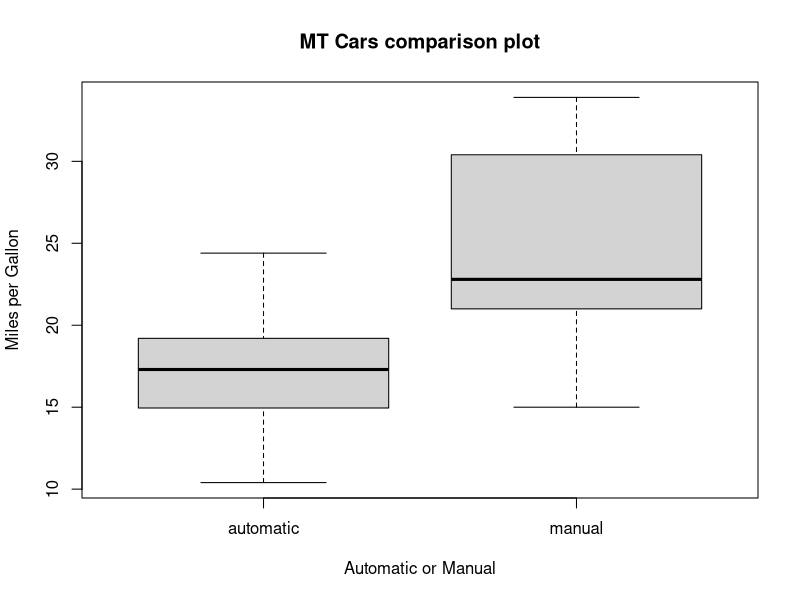
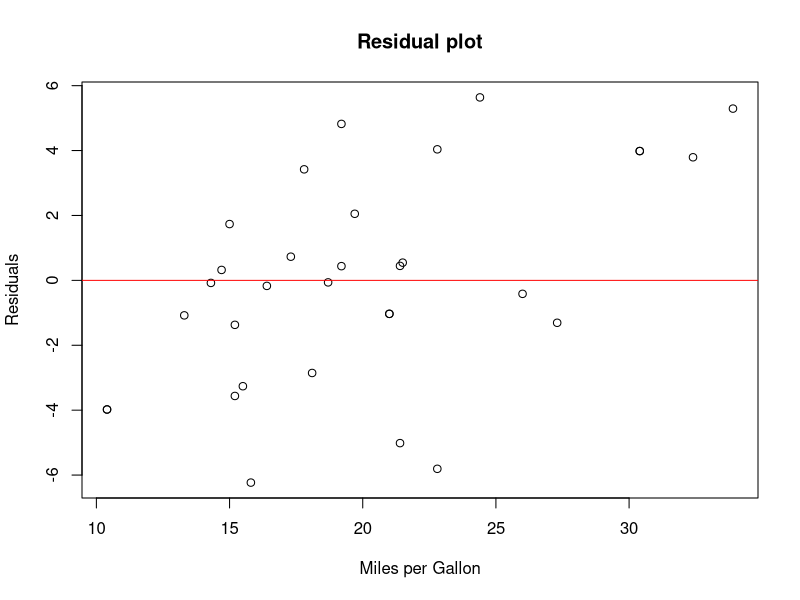

Reproduce these figures in R, in order.
## ---- chunk 1
knitr::opts_chunk$set(echo = TRUE)
options(warn=-1) #switch off the warning messages
## ---- chunk 2
#list libraries and data set
library(datasets)
library(car) #for Anova function
library(knitr)
data(mtcars)
## ---- chunk 3
## Define factor variables
mtcars1 <- within(mtcars, {
   am <- factor(am, labels = c("automatic", "manual"))
   vs <- factor(vs, labels = c("V-shaped","straight"))
})
## ---- chunk 4
#fit a model for am combined with each of the other factors
# find the significant factors by comparing the p-values (rounded to 4 significant decimals) for am in each
# select factors that give the lowest p-value - with rouding 0 giving a 95% significance
fit_am = lm(mpg~factor(am), data = mtcars1)
sum_am <- summary(fit_am)
fit_am_Fp <- pf(sum_am$fstatistic[1],sum_am$fstatistic[2],sum_am$fstatistic[3],lower.tail = FALSE)

fit_am_hp = update(fit_am,mpg~factor(am)+hp)
sum_hp <- summary(fit_am_hp)
fit_am_hp_Fp <- pf(sum_hp$fstatistic[1],sum_hp$fstatistic[2],sum_hp$fstatistic[3],lower.tail = FALSE)
fit_am_vs = update(fit_am,mpg~factor(am)+factor(vs))
sum_vs <- summary(fit_am_vs)
fit_am_vs_Fp <- pf(sum_vs$fstatistic[1],sum_vs$fstatistic[2],sum_vs$fstatistic[3],lower.tail = FALSE)
fit_am_cyl = update(fit_am,mpg~factor(am)+cyl)
sum_cyl <- summary(fit_am_cyl)
fit_am_cyl_Fp <- pf(sum_cyl$fstatistic[1],sum_cyl$fstatistic[2],sum_cyl$fstatistic[3],lower.tail = FALSE)
fit_am_disp = update(fit_am,mpg~factor(am)+disp)
sum_disp <- summary(fit_am_disp)
fit_am_disp_Fp <- pf(sum_disp$fstatistic[1],sum_disp$fstatistic[2],sum_disp$fstatistic[3],lower.tail = FALSE)
fit_am_drat = update(fit_am,mpg~factor(am)+drat)
sum_drat <- summary(fit_am_drat)
fit_am_drat_Fp <- pf(sum_drat$fstatistic[1],sum_drat$fstatistic[2],sum_drat$fstatistic[3],lower.tail = FALSE)
fit_am_wt = update(fit_am,mpg~factor(am)+wt)
sum_wt <- summary(fit_am_wt)
fit_am_wt_Fp <- pf(sum_wt$fstatistic[1],sum_wt$fstatistic[2],sum_wt$fstatistic[3],lower.tail = FALSE)
fit_am_qsec = update(fit_am,mpg~factor(am)+qsec)
sum_qsec <- summary(fit_am_qsec)
fit_am_qsec_Fp <- pf(sum_qsec$fstatistic[1],sum_qsec$fstatistic[2],sum_qsec$fstatistic[3],lower.tail = FALSE)
fit_am_gear = update(fit_am,mpg~factor(am)+gear)
sum_gear <- summary(fit_am_gear)
fit_am_gear_Fp <- pf(sum_gear$fstatistic[1],sum_gear$fstatistic[2],sum_gear$fstatistic[3],lower.tail = FALSE)
fit_am_carb = update(fit_am,mpg~factor(am)+carb)
sum_carb <- summary(fit_am_carb)
fit_am_carb_Fp <- pf(sum_carb$fstatistic[1],sum_carb$fstatistic[2],sum_carb$fstatistic[3],lower.tail = FALSE)

two_stats <- rbind(
  c("AM and HP",round(summary(fit_am_hp)$coef[2,4],digits=3),round(summary(fit_am_hp)$coef[3,4],digits=3),round(fit_am_hp_Fp,digits=3)),
  c("AM and VS",round(summary(fit_am_vs)$coef[2,4],digits=3),round(summary(fit_am_vs)$coef[3,4],digits=3),round(fit_am_vs_Fp,digits=3)),
  c("AM and CYL",round(summary(fit_am_cyl)$coef[2,4],digits=3),round(summary(fit_am_cyl)$coef[3,4],digits=3),round(fit_am_cyl_Fp,digits=3)),
  c("AM and DISP",round(summary(fit_am_disp)$coef[2,4],digits=3),round(summary(fit_am_disp)$coef[3,4],digits=3),round(fit_am_disp_Fp,digits=3)),
  c("AM and DRAT",round(summary(fit_am_drat)$coef[2,4],digits=3),round(summary(fit_am_drat)$coef[3,4],digits=3),round(fit_am_drat_Fp,digits=3)),
  c("AM and WT",round(summary(fit_am_wt)$coef[2,4],digits=3),round(summary(fit_am_wt)$coef[3,4],digits=3),round(fit_am_wt_Fp,digits=3)),
  c("AM and QSEC",round(summary(fit_am_qsec)$coef[2,4],digits=3),round(summary(fit_am_qsec)$coef[3,4],digits=3),round(fit_am_qsec_Fp,digits=3)),
  c("AM and GEAR",round(summary(fit_am_gear)$coef[2,4],digits=3),round(summary(fit_am_gear)$coef[3,4],digits=3),round(fit_am_gear_Fp,digits=3)),
  c("AM and CARB",round(summary(fit_am_carb)$coef[2,4],digits=3),round(summary(fit_am_carb)$coef[3,4],digits=3),round(fit_am_carb_Fp,digits=3)))
colnames(two_stats) <- c("Fit","p for AM","p for 2nd","p for Model")

#Display the p-values for a two factor model"
kable(two_stats, padding=2)
## ---- chunk 5
#Second Round
#Combine HP, VS, QSEC and CARB each with AM.

fit_am_hp_vs = update(fit_am,mpg~factor(am)+hp+factor(vs))
sum_hp_vs <- summary(fit_am_hp_vs)
fit_am_hp_vs_Fp <- pf(sum_hp_vs$fstatistic[1],sum_hp_vs$fstatistic[2],sum_hp_vs$fstatistic[3],lower.tail = FALSE)

fit_am_hp_qsec = update(fit_am,mpg~factor(am)+hp+qsec)
sum_hp_qsec <- summary(fit_am_hp_qsec)
fit_am_hp_qsec_Fp <- pf(sum_hp_qsec$fstatistic[1],sum_hp_qsec$fstatistic[2],sum_hp_qsec$fstatistic[3],lower.tail = FALSE)

fit_am_hp_carb = update(fit_am,mpg~factor(am)+hp+carb)
sum_hp_carb <- summary(fit_am_hp_carb)
fit_am_hp_carb_Fp <- pf(sum_hp_carb$fstatistic[1],sum_hp_carb$fstatistic[2],sum_hp_carb$fstatistic[3],lower.tail = FALSE)

fit_am_vs_qsec = update(fit_am,mpg~factor(am)+factor(vs)+qsec)
sum_vs_qsec <- summary(fit_am_vs_qsec)
fit_am_vs_qsec_Fp <- pf(sum_vs_qsec$fstatistic[1],sum_vs_qsec$fstatistic[2],sum_vs_qsec$fstatistic[3],lower.tail = FALSE)

fit_am_vs_carb = update(fit_am,mpg~factor(am)+factor(vs)+carb)
sum_vs_carb <- summary(fit_am_vs_carb)
fit_am_vs_carb_Fp <- pf(sum_vs_carb$fstatistic[1],sum_vs_carb$fstatistic[2],sum_vs_carb$fstatistic[3],lower.tail = FALSE)

fit_am_qsec_carb = update(fit_am,mpg~factor(am)+qsec+carb)
sum_qsec_carb <- summary(fit_am_qsec_carb)
fit_am_qsec_carb_Fp <- pf(sum_qsec_carb$fstatistic[1],sum_qsec_carb$fstatistic[2],sum_qsec_carb$fstatistic[3],lower.tail = FALSE)

tripple_stats <- rbind(
  c("AM, HP and VS",round(summary(fit_am_hp_vs)$coef[2,4],digits=3),round(summary(fit_am_hp_vs)$coef[3,4],digits=3),round(summary(fit_am_hp_vs)$coef[4,4],digits=3),round(fit_am_hp_vs_Fp,digits=3)),
  c("AM, HP and QSEC",round(summary(fit_am_hp_qsec)$coef[2,4],digits=3),round(summary(fit_am_hp_qsec)$coef[3,4],digits=3),round(summary(fit_am_hp_qsec)$coef[4,4],digits=3),round(fit_am_hp_qsec_Fp,digits=3)),
  c("AM, HP and CARB",round(summary(fit_am_hp_carb)$coef[2,4],digits=3),round(summary(fit_am_hp_carb)$coef[3,4],digits=3),round(summary(fit_am_hp_carb)$coef[4,4],digits=3),round(fit_am_hp_carb_Fp,digits=3)),
  c("AM, VS and QSEC",round(summary(fit_am_vs_qsec)$coef[2,4],digits=3),round(summary(fit_am_vs_qsec)$coef[3,4],digits=3),round(summary(fit_am_vs_qsec)$coef[4,4],digits=3),round(fit_am_vs_qsec_Fp,digits=3)),
  c("AM, VS and CARB",round(summary(fit_am_vs_carb)$coef[2,4],digits=3),round(summary(fit_am_vs_carb)$coef[3,4],digits=3),round(summary(fit_am_vs_carb)$coef[4,4],digits=3),round(fit_am_vs_carb_Fp,digits=3)),
  c("AM, QSEC and CARB",round(summary(fit_am_qsec_carb)$coef[2,4],digits=3),round(summary(fit_am_qsec_carb)$coef[3,4],digits=3),round(summary(fit_am_qsec_carb)$coef[4,4],digits=3),round(fit_am_qsec_carb_Fp,digits=3)))

colnames(tripple_stats) <- c("Fit","p for AM","p for 2nd","p for 3rd","p for Model")

#Display the p-values for a two factor model"
kable(tripple_stats, padding=2)
## ---- chunk 6
#ANOVA analysis of the variance table to test the nested models
an1 <- anova(fit_am,fit_am_carb)
an2<-anova(fit_am,fit_am_qsec)
an3<-anova(fit_am,fit_am_hp)
an4<-anova(fit_am,fit_am_vs,fit_am_vs_carb)

ANOVA_stats <- rbind(
  c("AM and CARB",round(an1[2,6],digits=3),"Accept",".",".","."),
  c("AM and QSEC",round(an2[2,6],digits=3),"Accept",".",".","."),
  c("AM and HP",round(an3[2,6],digits=3),"Accept",".",".","."),
  c("AM and VS",round(an4[2,6],digits=3),"Accept","AM, VS and CARB",round(an4[3,6],digits=3),"Accept"))

colnames(ANOVA_stats) <- c("Model","Variance","Result","Model","Variance","Result")

#Display the Variance inflation adding a factor to AM
kable(ANOVA_stats, padding=2)
## ---- chunk 7
#Check Variance inflation with the VIF function

#Variance inflation for fit am and carb
vif_am_carb <- vif(fit_am_carb)
#Variance inflation for fit am, and qsec
vif_am_qsec <- vif(fit_am_qsec)
#Variance inflation for fit am and hp
vif_am_hp <- vif(fit_am_hp)
#Variance inflation for fit am, and vs
vif_am_vs <- vif(fit_am_vs)
#Variance inflation for fit am, vs and carb
vif_am_vs_carb <- vif(fit_am_vs_carb)

VIF_stats <- rbind(
  c("AM",round(vif_am_carb[1],digits=3),"CARB",round(vif_am_carb[2],digits=3),".","."),
  c("AM",round(vif_am_qsec[1],digits=3),"QSEC",round(vif_am_qsec[2],digits=3),".","."),
  c("AM",round(vif_am_hp[1],digits=3),"HP",round(vif_am_hp[2],digits=3),".","."),
  c("AM",round(vif_am_vs[1],digits=3),"VS",round(vif_am_vs[2],digits=3),".","."),
  c("AM",round(vif_am_vs_carb[1],digits=3),"VS",round(vif_am_vs_carb[2],digits=3),"CARB",round(vif_am_vs_carb[3],digits=3)))

colnames(VIF_stats) <- c("Factor","Inflation","Factor","Inflation","Factor","Inflation")

#Display the Variance inflation adding a factor to AM
kable(VIF_stats, padding=2)
## ---- chunk 8
#Fit a model with an interaction term.
fit_am_carb_interact = update(fit_am,mpg~factor(am)*carb)
Interact_stats <- rbind(
  c(summary(fit_am_carb_interact)$coef[4,1],summary(fit_am_carb_interact)$coef[4,2],summary(fit_am_carb_interact)$coef[4,3],summary(fit_am_carb_interact)$coef[4,4]))

colnames(Interact_stats) <- c("Estimate","Std. Error","t value","Pr(>|t|")

#Display the p-values for a two factor model"
kable(Interact_stats, padding=2)
## ---- chunk 9
mtcarsplus <- mtcars1
mtcarsplus$resid = resid(fit_am_carb)
residsum <- sum(resid(fit_am_carb)) # sum of residuals should be zero
## ---- chunk 10
#Produce estimates using the chosen model
summary <- summary(fit_am_carb)$coef[,1]

All <- summary[1]
Manual <- summary[2]
Carb <- summary[3]

MilesPerGallon <- rbind(c(1,round(All+ 1 * Carb),round(All + Manual + 1 * Carb)),
                       c(2,round(All+ 2 * Carb),round(All + Manual + 2 * Carb)),
                       c(3,round(All+ 3 * Carb),round(All + Manual + 3 * Carb)),
                       c(4,round(All+ 4 * Carb),round(All + Manual + 4 * Carb)),
                       c(6,round(All+ 6 * Carb),round(All + Manual + 6 * Carb)),
                       c(8,round(All+ 8 * Carb),round(All + Manual + 8 * Carb)))
colnames(MilesPerGallon) <- c("Carburetors","Automatic","Manual")  
## ---- chunk 11
#Display the p-values for a two factor model"
kable(MilesPerGallon, padding=2)
## ---- chunk 12
## Get to know the dataset
str(mtcars)
## ---- chunk 13
#Box plot comparison between Automatic / Manual versus Miles per Gallon
plot(mtcars1$mpg ~ mtcars1$am, type = "h", main = "MT Cars comparison plot", xlab = "Automatic or Manual", ylab = "Miles per Gallon")
## ---- chunk 14
## Residual plot
plot(resid~mpg, data=mtcarsplus,main = "Residual plot", xlab = "Miles per Gallon", ylab = "Residuals")
abline(h=0, col="red")
